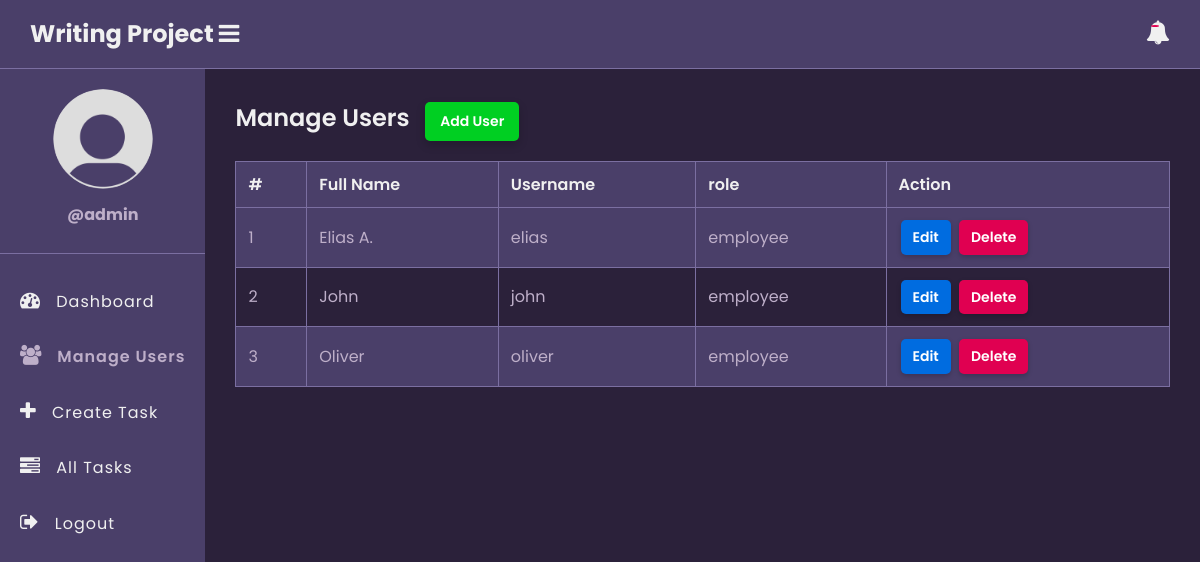
Page /user.php (signed in) on the earlier database version.
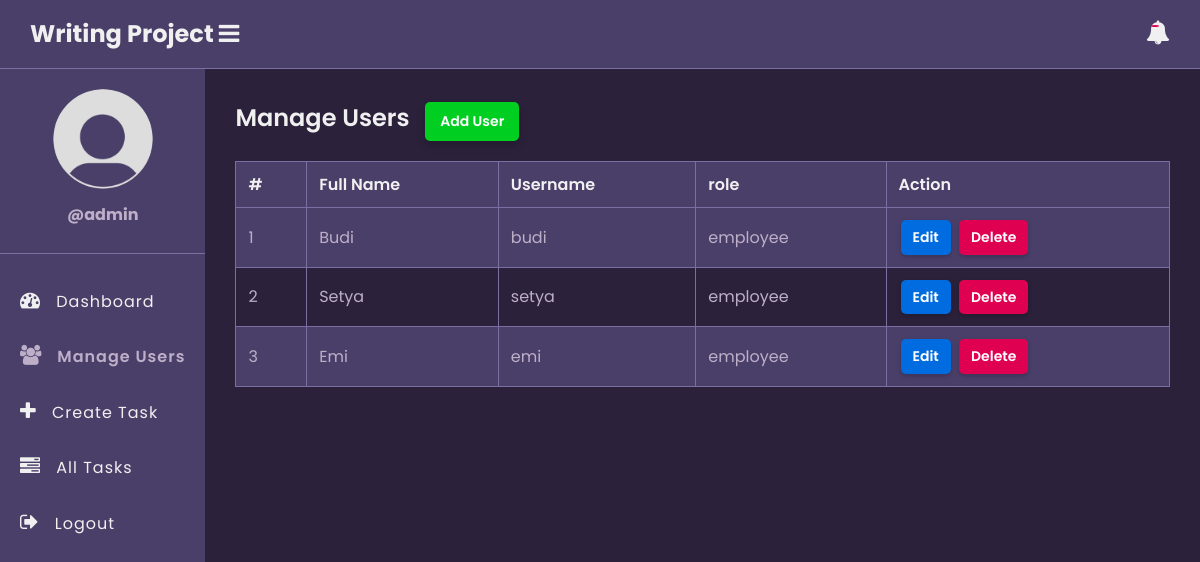
Same page on the later database version.
### tables this page shows
CREATE TABLE `users` (
  `id` int(11) NOT NULL,
  `full_name` varchar(50) NOT NULL,
  `username` varchar(50) NOT NULL,
  `password` varchar(255) NOT NULL,
  `role` enum('admin','employee') NOT NULL,
  `created_at` timestamp NOT NULL DEFAULT current_timestamp()
);

### app/model/User.php (called while the page is built, shortened)
<?php
function get_all_users($conn){
	$sql = "SELECT * FROM users WHERE role =? ";
	$stmt = $conn->prepare($sql);
	$stmt->execute(["employee"]);
	if($stmt->rowCount() > 0){
		$users = $stmt->fetchAll();
	}else $users = 0;
	return $users;
}

### user.php (the view, shortened to what this page needs)
<?php
if (isset($_SESSION['role']) && isset($_SESSION['id']) && $_SESSION['role'] == "admin") {
    include "DB_connection.php";
    include "app/Model/User.php";
    $users = get_all_users($conn);
 ?>
<!DOCTYPE html>
<html>
<head>
	<link rel="stylesheet" href="https://stackpath.bootstrapcdn.com/font-awesome/4.7.0/css/font-awesome.min.css">
	<link rel="stylesheet" href="css/style.css">
</head>
<body>
	<?php include "inc/header.php" ?>
	<div class="body">
		<?php include "inc/nav.php" ?>
		<section class="section-1">
			<h4 class="title">Manage Users <a href="add-user.php">Add User</a></h4>
			<?php if ($users != 0) { ?>
			<table class="main-table">
				<tr>
					<th>#</th>
					<th>Full Name</th>
					<th>Username</th>
					<th>role</th>
					<th>Action</th>
				</tr>
				<?php $i=0; foreach ($users as $user) { ?>
				<tr>
					<td><?=++$i?></td>
					<td><?=$user['full_name']?></td>
					<td><?=$user['username']?></td>
					<td><?=$user['role']?></td>
					<td>
						<a href="edit-user.php?id=<?=$user['id']?>" class="edit-btn">Edit</a>
						<a href="delete-user.php?id=<?=$user['id']?>" class="delete-btn">Delete</a>
					</td>
				</tr>
			   <?php	} ?>
			</table>
		<?php }else { ?>
			<h3>Empty</h3>
		<?php  }?>
		</section>
	</div>
</body>
</html>
<?php }else{
   $em = "First login";
   header("Location: login.php?error=$em");
   exit();
}
 ?>

### inc/header.php (shortened to what this page needs)
<header class="header">
	<h2 class="u-name">Writing Project</b>
		<label for="checkbox">
			<i id="navbtn" class="fa fa-bars" aria-hidden="true"></i>
		</label>
	</h2>
	<span class="notification" id="notificationBtn">
		<i class="fa fa-bell" aria-hidden="true"></i>
		<span id="notificationNum"></span>
	</span>
</header>

### inc/nav.php
<nav class="side-bar">
			<div class="user-p">
				<img src="img/user.png">
				<h4>@<?=$_SESSION['username']?></h4>
			</div>
			<?php
               if($_SESSION['role'] == "employee"){
			 ?>
			<ul id="navList">
				<li>
					<a href="index.php">
						<i class="fa fa-tachometer" aria-hidden="true"></i>
						<span>Dashboard</span>
					</a>
				</li>
				<li>
					<a href="my_task.php">
						<i class="fa fa-tasks" aria-hidden="true"></i>
						<span>My Task</span>
					</a>
				</li>
				<li>
					<a href="profile.php">
						<i class="fa fa-user" aria-hidden="true"></i>
						<span>Profile</span>
					</a>
				</li>
				<li>
					<a href="notifications.php">
						<i class="fa fa-bell" aria-hidden="true"></i>
						<span>Notifications</span>
					</a>
				</li>
				<li>
					<a href="logout.php">
						<i class="fa fa-sign-out" aria-hidden="true"></i>
						<span>Logout</span>
					</a>
				</li>
			</ul>
		<?php }else { ?>
            <ul id="navList">
				<li>
					<a href="index.php">
						<i class="fa fa-tachometer" aria-hidden="true"></i>
						<span>Dashboard</span>
					</a>
				</li>
				<li>
					<a href="user.php">
						<i class="fa fa-users" aria-hidden="true"></i>
						<span>Manage Users</span>
					</a>
				</li>
				<li>
					<a href="create_task.php">
						<i class="fa fa-plus" aria-hidden="true"></i>
						<span>Create Task</span>
					</a>
				</li>
				<li>
					<a href="tasks.php">
						<i class="fa fa-tasks" aria-hidden="true"></i>
						<span>All Tasks</span>
					</a>
				</li>
				<li>
					<a href="logout.php">
						<i class="fa fa-sign-out" aria-hidden="true"></i>
						<span>Logout</span>
					</a>
				</li>
			</ul>
		<?php } ?>
		</nav>

### css/style.css (style rules this page uses)
:root { --bg-darkest: #2b213a; --bg-medium: #4a3f69; --bg-light-table: #7b6fa1; --accent: #beafc9; --text-primary: #f0f0f0; --text-secondary: #beafc9; --blue-btn: #006ce0; --red-btn: #e00051; --green-btn: #00cf22; --danger-bg: #ff98aa; --danger-text: #b20008; --success-bg: #80ce91; --success-text: #009d22; }
* { margin: 0; padding: 0; box-sizing: border-box; font-family: Poppins, sans-serif; }
html { height: 100%; }
body { background-color: var(--bg-darkest); color: var(--text-primary); line-height: 1.6; }
a { color: var(--accent); text-decoration: none; }
.body { display: flex; }
.header { display: flex; justify-content: space-between; align-items: center; padding: 15px 30px; background: var(--bg-medium); color: var(--text-primary); border-bottom: 1px solid var(--bg-light-table); }
.header i { font-size: 24px; cursor: pointer; color: var(--text-primary); }
.header .notification { position: relative; cursor: pointer; }
.header .notification span { position: absolute; top: 5px; left: 5px; background: var(--red-btn); padding: 1px 4px; border-radius: 50%; font-size: 10px; }
.side-bar { width: 250px; background: var(--bg-medium); min-height: 100vh; transition: 500ms width; }
.user-p { text-align: center; padding: 20px 10px; border-bottom: 1px solid var(--bg-light-table); }
.user-p img { width: 100px; border-radius: 50%; }
.user-p h4 { color: var(--text-secondary); padding: 5px 0; }
.side-bar ul { margin-top: 20px; list-style: none; }
.side-bar ul li { font-size: 16px; padding: 15px 20px; transition: 500ms background; white-space: nowrap; overflow: hidden; text-overflow: ellipsis; }
.side-bar ul li a { text-decoration: none; color: var(--text-primary); cursor: pointer; letter-spacing: 1px; }
.side-bar .active a { color: var(--accent); font-weight: 600; }
.side-bar .active a i { color: var(--accent); }
.side-bar ul li a i { display: inline-block; padding-right: 10px; font-size: 20px; }
.section-1 { padding: 30px; width: 100%; background: var(--bg-darkest); }
.section-1 .title { color: var(--text-primary); font-size: 24px; font-weight: 600; margin-bottom: 10px; }
.section-1 .title a { text-decoration: none; display: inline-block; border: none; background: var(--green-btn); padding: 8px 15px; color: #fff; font-size: 14px; border-radius: 5px; cursor: pointer; transition: opacity 0.3s; box-shadow: 0 4px 10px rgba(0, 0, 0, 0.2); margin-left: 10px; }
.main-table { width: 100%; margin-top: 20px; border-collapse: collapse; border: 1px solid var(--bg-light-table); color: var(--text-secondary); }
.main-table th, .main-table td { border: 1px solid var(--bg-light-table); padding: 10px 12px; }
.main-table th { background: var(--bg-medium); color: var(--text-primary); text-align: left; font-weight: 600; }
.main-table tr { background: var(--bg-darkest); }
.main-table tr:nth-child(even) { background: var(--bg-medium); }
.main-table td a { font-weight: 600; }
.delete-btn, .edit-btn { text-decoration: none; display: inline-block; padding: 6px 12px; color: #fff; font-size: 14px; font-weight: 500; border-radius: 5px; cursor: pointer; outline: none; transition: opacity 0.3s; box-shadow: 0 2px 5px rgba(0, 0, 0, 0.2); margin: 2px; }
.delete-btn { background: var(--red-btn); }
.edit-btn { background: var(--blue-btn); }

Differences in the rows shown:
removed users: full_name "Elias A.", username "elias", role "employee"
removed users: full_name "John", username "john", role "employee"
removed users: full_name "Oliver", username "oliver", role "employee"
added users: full_name "Budi", username "budi", role "employee"
added users: full_name "Setya", username "setya", role "employee"
added users: full_name "Emi", username "emi", role "employee"
